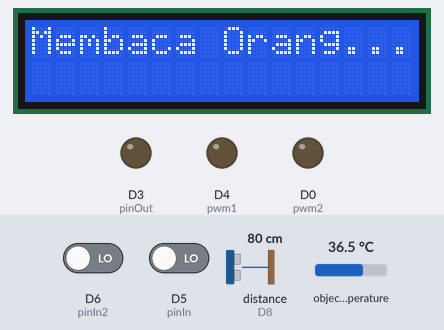
The sketch below on a simulated ESP8266 (NodeMCU). Parts: 16×2 character LCD, output pins drawn as LEDs (lit = HIGH). Wiring (inferred from the names in the program): ultrasonic range finder: trigger D7; echo D8. The inputs (shaded band) are chosen by the test bench; at power-on: distance to the obstacle (sensor on D8) 80 cm, D5 (pinIn) LOW, D6 (pinIn2) LOW, object temperature 36.5 °C. The echo pulse lasts 58.3 µs per cm; pins used as bus, display or sensor lines are not drawn; what the sketch prints to the serial monitor is not drawn.

Above: at 1.2 s.
1.3 s: distance to the obstacle (sensor on D8) set to 2 cm
At 3.0 s:
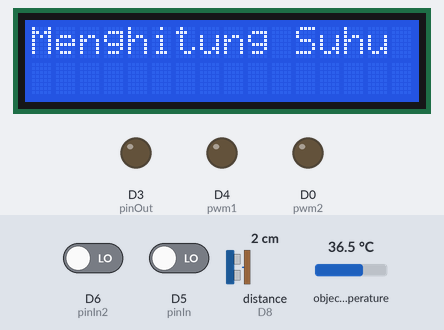
At 4.3 s:
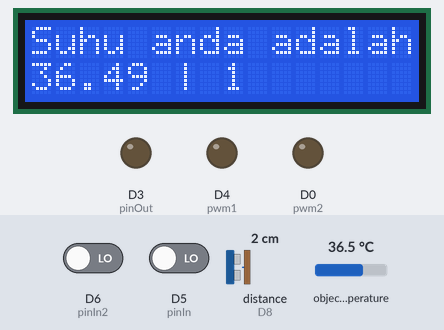
4.4 s: D5 (pinIn) driven HIGH
At 8.4 s:
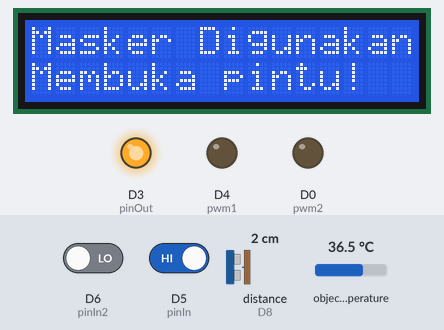
Timing chart, 0 to 12.8 s (numbered marks = the images above; inputs shaded):
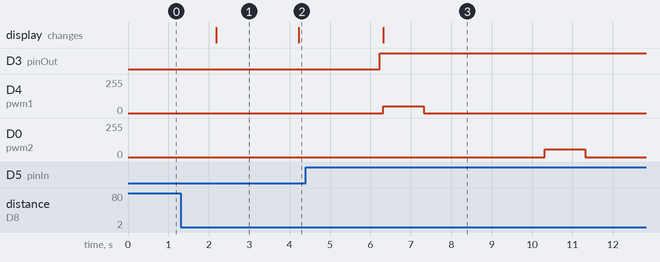

The sketch:

9_Cek_Suhu_dan_Cek_Masker.ino
```cpp
#include <Wire.h>
#include <Adafruit_MLX90614.h>
#include <LiquidCrystal_I2C.h>
LiquidCrystal_I2C lcd(0x27, 16, 2);

Adafruit_MLX90614 mlx = Adafruit_MLX90614();


#define pwm1 D4
#define pwm2 D0
// ------------ PIN and Configuration ------------
int trigger1      = 30;     // 30cm jarak sensor terdeteksi
int suhuTrigger   = 37;     // > 37 maka suhu badan panas

int TRIG_PIN_1    = D7;     // D7
int ECHO_PIN_1    = D8;     // D8
int pinIn         = D5;     // D5
int pinIn2        = D6;     // D6
int pinOut        = D3;     // D3
//int pinRelay      = D4;      // D4
//int pinButton1    = 5;      // D1 -- abaikan hanya mode tes.
//int pinButton2    = 4;      // D2 -- abaikan hanya mode tes.


bool mode = true;
// ------------------------------------------------
int distance1;
float suhu;
int out, in;
bool aman, raspi, kunci, hasil, masker;

void setup() {
  Serial.begin(115200);
  mlx.begin();
  lcd.init();
  lcd.backlight();//menyalakan backlight
  pinMode(pinIn, INPUT);
  pinMode(pinIn2, INPUT);
  pinMode(pinOut, OUTPUT);
  //  pinMode(pinRelay, OUTPUT);
  pinMode(TRIG_PIN_1, OUTPUT);
  pinMode(ECHO_PIN_1, INPUT);
  pinMode(pwm1, OUTPUT);
  pinMode(pwm2, OUTPUT);
  //  if (!mode) {
  //    pinMode(pinButton1, INPUT_PULLUP);
  //    pinMode(pinButton2, INPUT_PULLUP);
  //  }
}

void loop() {
  bacaSensor(mode);
  kunciJarak(mode);
  //  Serial.print("Jarak= ");
  //  Serial.print(distance1);
  //  Serial.print(" ");
  //  Serial.print("Suhu= ");
  //  Serial.println(suhu);
  lcd.clear();
  lcd.setCursor(0, 0); lcd.print("Membaca Orang...");
  delay(500);

  while (kunci) {
    for (int i = 3; i > 1; i--) {
      cekSensor(mode);
      lcd.setCursor(0, 0); lcd.print("Menghitung Suhu Tubuh " + String(i));
      //      lcd.clear();
      delay(1000);
    }
    lcd.setCursor(0, 0); lcd.print("Suhu anda adalah = ");
    lcd.setCursor(0, 1); lcd.print( String(suhu) + " | " + String(aman));
    //    lcd.clear();
    delay(2000);
    if (!aman) {    // KALAU SUHU TIDAK AMAN
      lcd.setCursor(0, 0); lcd.print("Maaf Suhu=-e panas!");
      delay(2000);
      lcd.clear();
      return;
    }
    digitalWrite(pinOut, HIGH);
    do {
      hasil = digitalRead(pinIn);
      masker = digitalRead(pinIn2);
      lcd.setCursor(0, 0); lcd.print("Menunggu Hasil Masker...");
      //      lcd.clear();
    } while (!hasil);
    lcd.setCursor(0, 0); lcd.print(String() + "Hasil = " );
    lcd.setCursor(0, 1); lcd.print(hasil + " | Masker = " + masker);
    //    lcd.clear();
    if (!masker) {
      // lcd print masker digunakan
      lcd.clear();
      lcd.setCursor(0, 0); lcd.print("Masker Digunakan.. Membuka pintu! ");
      lcd.setCursor(0, 1); lcd.print("Membuka pintu! ");
      analogWrite(pwm1, 50);
      analogWrite(pwm2, 0);
      delay(1000);
      analogWrite(pwm1, 0);
      analogWrite(pwm2, 0);
      delay(3000);
      analogWrite(pwm1, 0);
      analogWrite(pwm2, 60);
      delay(1000);
      analogWrite(pwm1, 0);
      analogWrite(pwm2, 0);
      delay(5000);
      //      lcd.clear();
      // buka pintu
    } else {
      // lcd print masker tidak digunakan
      lcd.clear();
      lcd.setCursor(0, 0); lcd.print("Masker tidak digunakan..");
      lcd.setCursor(0, 1); lcd.print("pakai masker terlebih dahulu!");
      //
    }
    delay(2000);
    digitalWrite(pinOut, LOW);

    kunci = false;
    //    return;
    break;
  }
}


void cekSensor(bool mode) {
  bacaSensor(mode);
  if (suhu > 37) aman = false;
  else aman = true;
}


void kunciJarak(bool mode) {
  if (mode) {
    if (distance1 < trigger1) kunci = true;
    else kunci = false;
  }
  else {
    if (distance1 == 0) kunci = false;
    else kunci = true;
    Serial.println(kunci);
  }
}

void bacaSensor(bool mode) {
  //  if (!mode) {
  //    suhu = digitalRead(pinButton1);
  //    distance1 = digitalRead(pinButton2);
  //  }
  //  else {
  digitalWrite(TRIG_PIN_1, LOW);
  delayMicroseconds(2);
  digitalWrite(TRIG_PIN_1, HIGH);
  delayMicroseconds(10);
  digitalWrite(TRIG_PIN_1, LOW);
  const unsigned long duration1 = pulseIn(ECHO_PIN_1, HIGH);
  distance1 = duration1 / 29 / 2;
  suhu = mlx.readObjectTempC();
  Serial.print("Hasil= ");
  Serial.print(hasil);
  Serial.print(" ");
  Serial.print("Masker= ");
  Serial.println(masker);

  //  }
}
```

Measured:
- after the input at 1.3 s, the display: changes after 0.88 s (image 1)
- after the input at 4.4 s, D4 (pwm1): 0/255 → 50/255 after 1.9 s, → 0/255 1.0 s later; D0 (pwm2): 0/255 → 60/255 after 5.9 s, → 0/255 1.0 s later; the display: changes after 1.9 s (image 3)
- what the display in image 1 shows lasts 2.0 s, from 2.2 s to 4.2 s
